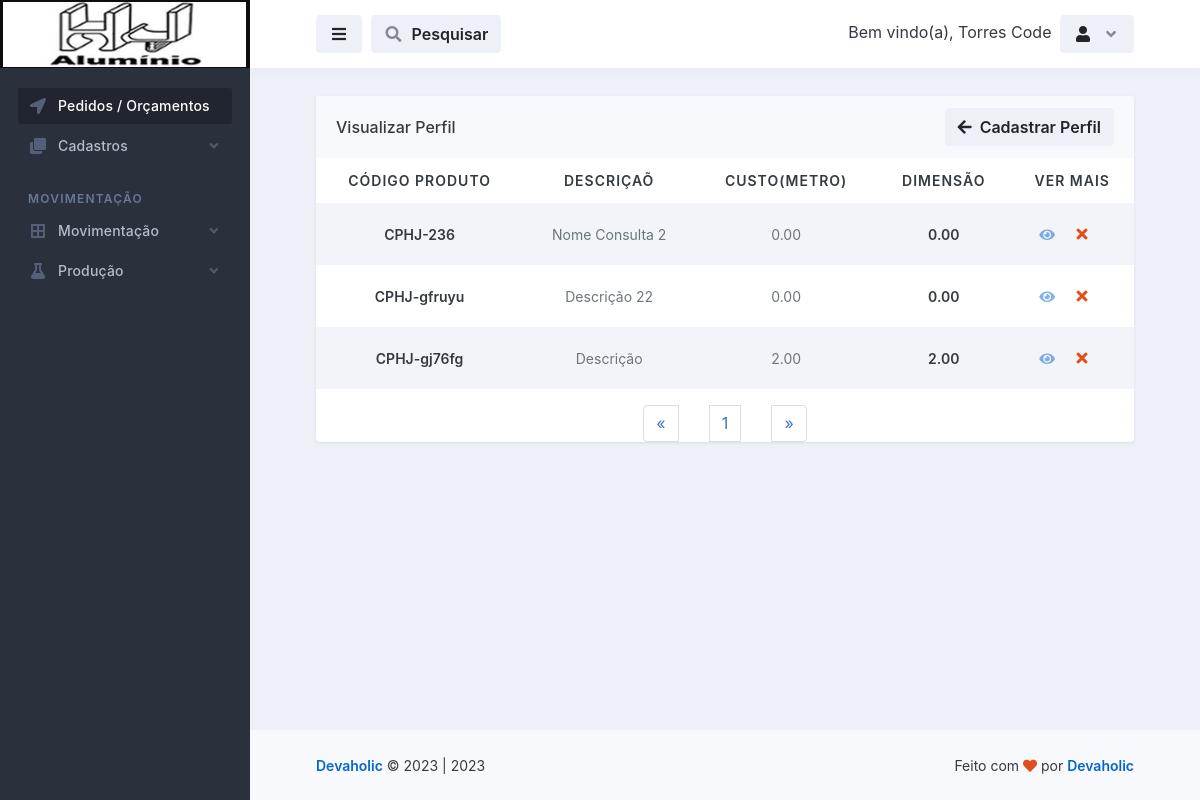
Page /perfil/visualizar_perfil.php (signed in) on the committed database.
### tables this page shows
CREATE TABLE `logado` (
  `id` int(11) NOT NULL,
  `nome` varchar(50) NOT NULL,
  `email` varchar(100) NOT NULL,
  `senha` varchar(50) NOT NULL,
  `parceiro_colaborador` varchar(100) NOT NULL,
  `cpf` int(100) NOT NULL,
  `rg` int(20) NOT NULL,
  `cep` int(20) NOT NULL,
  `endereco` varchar(100) NOT NULL,
  `telefone` varchar(50) NOT NULL,
  `complemento` varchar(100) NOT NULL,
  `bairro` varchar(100) NOT NULL,
  `cidade` varchar(100) NOT NULL,
  `uf` varchar(20) NOT NULL,
  `nascimento` varchar(100) NOT NULL,
  `nivel` varchar(20) NOT NULL
);

CREATE TABLE `perfil` (
  `id` int(11) NOT NULL,
  `descricao` varchar(255) NOT NULL,
  `puxadoracoplado` varchar(11) NOT NULL,
  `ponteira_acoplado` varchar(11) NOT NULL,
  `ponteira_obrigatoria` varchar(11) NOT NULL,
  `exige_pinturano_vidro` varchar(11) NOT NULL,
  `agregar` varchar(255) NOT NULL,
  `unidade` varchar(255) NOT NULL,
  `vidro` varchar(255) NOT NULL,
  `esquadreta` varchar(255) NOT NULL,
  `esquadreta_reforcada_a` varchar(255) NOT NULL,
  `esquadreta_reforcada_b` varchar(255) NOT NULL,
  `esquadreta_dupla` varchar(255) NOT NULL,
  `custo_metro` decimal(10,2) NOT NULL,
  `desconto_corte_perfil` decimal(10,2) NOT NULL,
  `desconto_corte_vidro` decimal(10,2) NOT NULL,
  `desconto_corte_travessa` decimal(10,2) NOT NULL,
  `desconto_corte_travessa_oculta` decimal(10,2) NOT NULL,
  `perda_bordas` decimal(10,2) NOT NULL,
  `perda_corte` decimal(10,2) NOT NULL,
  `dimensao` decimal(10,2) NOT NULL,
  `perda_bordas_retalho` decimal(10,2) NOT NULL,
  `perda_corte_retalho` decimal(10,2) NOT NULL,
  `codigo_produto` varchar(50) NOT NULL,
  `ultima_alteracao` decimal(10,2) NOT NULL,
  `largura_da_mascara` decimal(10,2) NOT NULL,
  `codigo_da_fabrica` decimal(10,2) NOT NULL,
  `referencias_do_mercado` text NOT NULL,
  `detalhes` text NOT NULL,
  `imagem` varchar(255) NOT NULL,
  `ativo` varchar(11) NOT NULL
);

### database.php (called while the page is built, shortened)
<?php
    class database
    {
        public $server = 'localhost';
        public $user = 'root';
        public $pass = '';
        public $bdn = 'maxportas';
        public function __construct()
        {
            try{
            $this->conn = new PDO('mysql:host='.$this->server.'; dbname='.$this->bdn, $this->user, $this->pass);
            } catch(PDOException $e){
                echo "Error $e";
            }
        }
    }
?>

### controllers/controllers_perfil.php (called while the page is built, shortened)
<?php
    include "../database.php";
class controllers_perfil extends database
{
    public function selecionar_perfil()
    {
        $selecionar_perfil = $this->conn->prepare("SELECT * FROM perfil ORDER BY id DESC");
        $selecionar_perfil->execute();
        $resulperfil = $selecionar_perfil->fetchAll(PDO::FETCH_ASSOC);
        return $resulperfil;
    }
}
?>

### perfil/visualizar_perfil.php (the view, shortened to what this page needs)
<?php
require_once "../config.php";
$conn = mysqli_connect($DBHOST, $DBUSER, $DBPASS, $DBNAME);
$pagina = (isset($_GET['pagina']))? $_GET['pagina'] : 1;
$result_perfil = "SELECT * FROM perfil";
$resultado_perfil = mysqli_query($conn, $result_perfil);
$total_perfil = mysqli_num_rows($resultado_perfil);
$quantidade_pg = 10;
$num_pagina = ceil($total_perfil/$quantidade_pg);
$incio = ($quantidade_pg*$pagina)-$quantidade_pg;
$result_perfil = "SELECT * FROM perfil limit $incio, $quantidade_pg";
$resultado_perfil = mysqli_query($conn, $result_perfil);
?>
<!doctype html>
<html lang="en">
  <head>
    <link rel="stylesheet" id="css-main" href="../assets/css/dashmix.min.css">
    <link rel="stylesheet" href="../assets/css/pagination.css">
  </head>
  <body>
    <div id="page-container" class="sidebar-o sidebar-dark enable-page-overlay side-scroll page-header-fixed main-content-narrow">
    <?php require_once "../template/sidebar.php" ?>
<header id="page-header">
    <div class="content-header">
    <div class="space-x-1">
        <button type="button" class="btn btn-alt-secondary" data-toggle="layout" data-action="sidebar_toggle">
        <i class="fa fa-fw fa-bars"></i>
        </button>
            <button type="button" class="btn btn-alt-secondary" data-toggle="layout" data-action="header_search_on">
              <i class="fa fa-fw opacity-50 fa-search"></i> <span class="ms-1 d-none d-sm-inline-block">Pesquisar</span>
            </button>
    </div>
    <?php require_once "../template/btn_logout.php"; ?>
    </div>
</header>
      <main id="main-container">
        <div class="content content-full content-boxed">
          <div class="row">
            <div class="col-md-12">
              <div class="block block-rounded block-mode-loading-refresh">
                <div class="block-header block-header-default">
                  <h3 class="block-title">
                    Visualizar Perfil
                  </h3>
                  <a class="btn btn-alt-secondary" href="perfil.php">
                    <i class="fa fa-arrow-left me-1"></i> Cadastrar Perfil
                  </a>
                </div>
                <div class="table-responsive">
                  <table class="table table-striped table-hover table-borderless table-vcenter fs-sm">
                  <?php
                    require_once "../controllers/controllers_perfil.php";
                    $selecionar_perfil = new controllers_perfil();
                    $result_perfil = $selecionar_perfil->selecionar_perfil();
                    if(count($result_perfil) > 0)
                    { ?>
                    <thead style="text-align: center;">
                      <tr class="text-uppercase">
                        <th>Código Produto</th>
                        <th>Descriçaõ</th>
                        <th>Custo(metro)</th>
                        <th>Dimensão</th>
                        <th>Ver Mais</th>
                      </tr>
                    </thead>
                    <?php }?>
                    <tbody style="text-align: center;">
                        <?php
                            require_once "../controllers/controllers_perfil.php";
                            $selecionar_perfil = new controllers_perfil();
                            $result_perfil = $selecionar_perfil->selecionar_perfil();
                            if(count($result_perfil) > 0)
                            {
                              while($row_perfil = mysqli_fetch_assoc($resultado_perfil)){ ?>
                                <tr style="text-align: center;">
                                  <td>
                                      <span class="fw-semibold"><?php echo $row_perfil['codigo_produto']; ?></span>
                                  </td>
                                  <td>
                                    <span class="fs-sm text-muted"><?php echo $row_perfil['descricao'];?></span>
                                  </td>
                                  <td>
                                    <span class="fs-sm text-muted"><?php echo $row_perfil['custo_metro'];?></span>
                                  </td>
                                  <td>
                                      <span class="fw-semibold"><?php echo $row_perfil['dimensao']; ?></span>
                                  </td>
                                  <td class="text-center text-nowrap fw-medium" style="display: flex; justify-content: center; align-items: center;">
                                    <a href="vermais_perfil.php?view_perfil=<?php $idCriptografado = base64_encode($row_perfil['id']); echo $idCriptografado;?>">
                                        <i class="fa fa-eye me-1 opacity-50"></i>
                                    </a>
                                    <?php
                                       echo "<button class='btn' onclick='abrirModal(".$row_perfil['id'].")'><i class='fa fa-fw fa-times text-danger'></i></button>";
                                    ?>
                                  </td>
                                </tr>
                          <?php } } else{ echo "<h1>Nenhum registo encontrado!</h1>"; } ?>
                    </tbody>
                  </table>
                  <?php
                    $pagina_anterior = $pagina - 1;
                    $pagina_posterior = $pagina + 1;
                  ?>
                <nav class="text-center">
                  <ul class="pagination" style="display: flex; align-items: center; justify-content: space-between; width: 20%; margin: auto;">
                    <li>
                      <?php
                      if($pagina_anterior != 0){ ?>
                        <a href="visualizar_perfil.php?pagina=<?php echo $pagina_anterior; ?>" aria-label="Previous">
                          <span aria-hidden="true">&laquo;</span>
                        </a>
                      <?php }else{ ?>
                        <span aria-hidden="true">&laquo;</span>
                      <?php }  ?>
                    </li>
                    <?php
                    for($i = 1; $i < $num_pagina + 1; $i++){ ?>
                      <li><a href="visualizar_perfil.php?pagina=<?php echo $i; ?>"><?php echo $i; ?></a>
                      </li>
                    <?php } ?>
                    <li>
                      <?php
                      if($pagina_posterior <= $num_pagina){ ?>
                        <a href="visualizar_perfil.php?pagina=<?php echo $pagina_posterior; ?>" aria-label="Previous">
                          <span aria-hidden="true">&raquo;</span>
                        </a>
                      <?php }else{ ?>
                        <span aria-hidden="true">&raquo;</span>
                      <?php }  ?>
                    </li>
                  </ul>
                </nav>
                </div>
                </div>
              </div>
        </div>
      </main>
      <?php require_once "../template/footer.php" ?>
    </div>
  </body>
</html>

### template/btn_logout.php (shortened to what this page needs)
<?php
    include "../conexao-bd.php";
    $email = $_SESSION['email'];
    $selecinarUserLogado = $conn->prepare("SELECT * FROM logado WHERE email = :email");
    $selecinarUserLogado->bindValue(':email', $email);
    $selecinarUserLogado->execute();
    $row = $selecinarUserLogado->fetch(PDO::FETCH_ASSOC);
?>
<div class="space-x-1">
    <div class="dropdown d-inline-block">
        <span class="d-sm-inline-block">Bem vindo(a), <?php echo $row['nome']; ?></span>
    </div>
    <div class="dropdown d-inline-block">
    <button type="button" class="btn btn-alt-secondary" id="page-header-user-dropdown" data-bs-toggle="dropdown" aria-haspopup="true" aria-expanded="false">
        <i class="fa fa-fw fa-user"></i>
        <i class="fa fa-fw fa-angle-down opacity-50 ms-1 d-none d-sm-inline-block"></i>
    </button>
    </div>
</div>

### assets/css/pagination.css (style rules this page uses)
.pagination { display:inline-block;padding-left:0;margin:20px 0;border-radius:4px }
.pagination>li { display:inline }
.pagination>li>a,.pagination>li>span { position:relative;float:left;padding:6px 12px;margin-left:-1px;line-height:1.42857143;color:#337ab7;text-decoration:none;background-color:#fff;border:1px solid #ddd }
.pagination>li:first-child>a,.pagination>li:first-child>span { margin-left:0;border-top-left-radius:4px;border-bottom-left-radius:4px }
.pagination>li:last-child>a,.pagination>li:last-child>span { border-top-right-radius:4px;border-bottom-right-radius:4px }

### rows in the picture
logado: nome "Torres Code"
perfil: codigo_produto "CPHJ-236", descricao "Nome Consulta 2", custo_metro "0.00", dimensao "0.00"
perfil: codigo_produto "CPHJ-gfruyu", descricao "Descrição 22", custo_metro "0.00", dimensao "0.00"
perfil: codigo_produto "CPHJ-gj76fg", descricao "Descrição", custo_metro "2.00", dimensao "2.00"

### other values in the picture
Date('Y') "2023"
